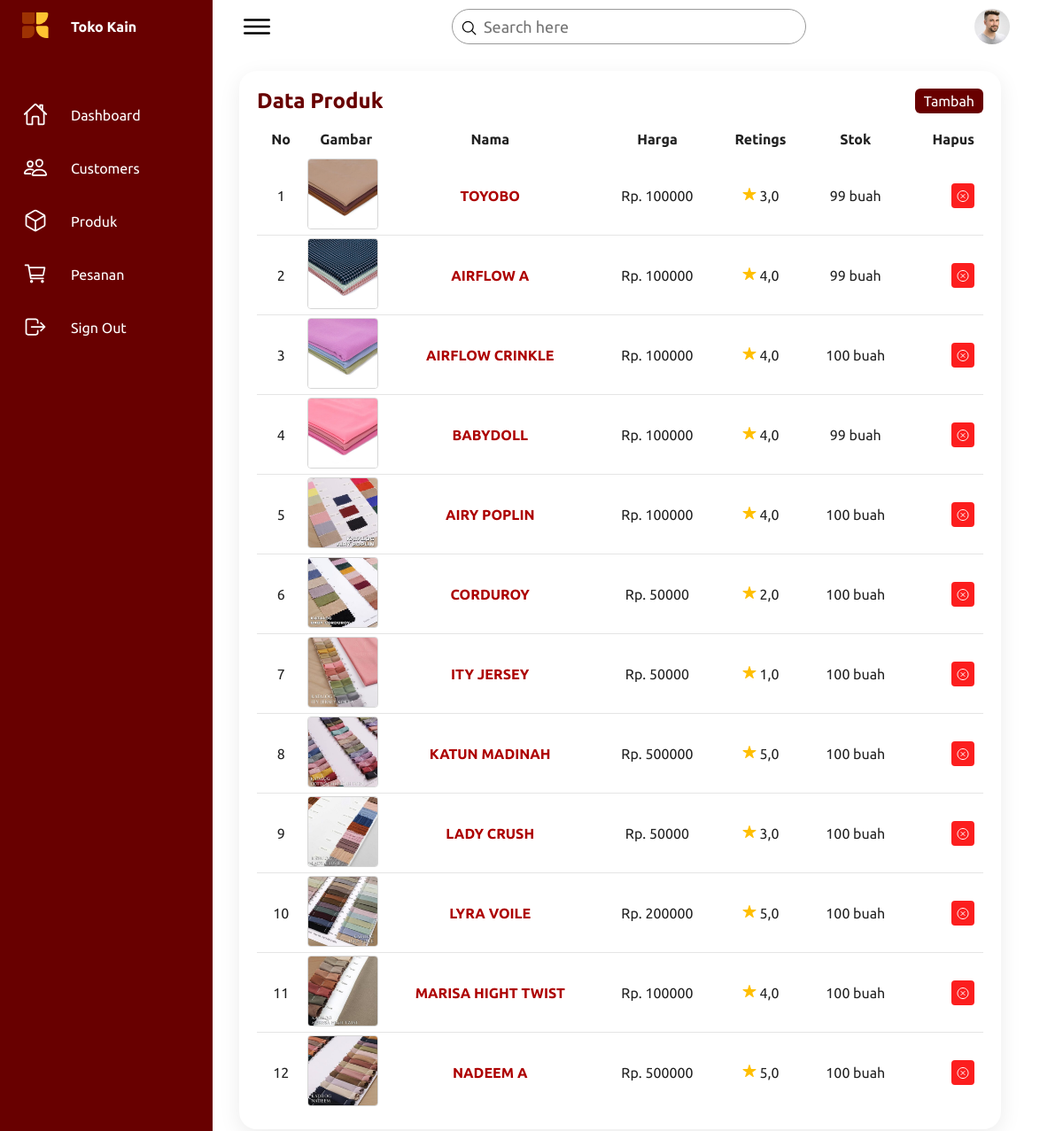
The page /produk-list/ on the database its author committed.
### greenstore_app/models.py (models this page shows, shortened)
class Produk(models.Model):
    img_produk = models.ImageField(upload_to='produk')
    nama_produk = models.CharField(max_length=100)
    rettings = models.FloatField()
    harga = models.IntegerField()
    stok = models.IntegerField(default=0)

### greenstore_app/views.py (the view)
# urls.py: path('produk-list/', BarangListView.as_view(), name='barang'),
class BarangListView(ListView):
    model = Produk
    template_name = 'dsh_barang.html'
    context_object_name = 'produk_list'
    ordering = ['-id']
    def get_context_data(self, **kwargs):
        context = super().get_context_data(**kwargs)
        return context

### templates/dsh_barang.html (shortened to what this page needs)
{% load static %}
<!DOCTYPE html>
<html lang="en">
<head>
    <link rel="stylesheet" href="{% static 'css/dashboard.css' %}">
</head>
<body>
    <div class="container">
        <div class="navigation">
            <ul>
                <li>
                    <a href="">
                        <span class="icon">
                            <img src="{% static 'img/logo.svg' %}" alt="Toko Kain" style="width: 30px;">
                        </span>
                        <span class="title" style="font-weight: bold;">Toko Kain</span>
                    </a>
                </li>
                <li>
                    <a href="{% url 'dashboard' %}">
                        <span class="icon">
                            <ion-icon name="home-outline"></ion-icon>
                        </span>
                        <span class="title">Dashboard</span>
                    </a>
                </li>
                <li>
                    <a href="{% url 'customor' %}">
                        <span class="icon">
                            <ion-icon name="people-outline"></ion-icon>
                        </span>
                        <span class="title">Customers</span>
                    </a>
                </li>
                <li>
                    <a href="{% url 'barang' %}">
                        <span class="icon">
                            <ion-icon name="cube-outline"></ion-icon>
                        </span>
                        <span class="title">Produk</span>
                    </a>
                </li>
                <li>
                    <a href="{% url 'pesanan' %}">
                        <span class="icon">
                            <ion-icon name="cart-outline"></ion-icon>
                        </span>
                        <span class="title">Pesanan</span>
                    </a>
                </li>
                <li>
                    <a href="">
                        <span class="icon">
                            <ion-icon name="log-out-outline"></ion-icon>
                        </span>
                        <span class="title">Sign Out</span>
                    </a>
                </li>
            </ul>
        </div>
        <div class="main">
            <div class="topbar">
                <div class="toggle">
                    <ion-icon name="menu-outline"></ion-icon>
                </div>
                <div class="search">
                    <label>
                        <input type="text" placeholder="Search here">
                        <ion-icon name="search-outline"></ion-icon>
                    </label>
                </div>
                <div class="user">
                    <img src="{% static 'img/customer01.jpg' %}" alt="user">
                </div>
            </div>
            <div class="details">
                <div class="recentOrders">
                    <div class="cardHeader">
                        <h2>Data Produk</h2>
                        <a href="#" class="btn" onclick="window.dialog.showModal();">Tambah</a>
                    </div>
                    <table>
                        <thead>
                            <tr style="text-align: center;">
                                <td>No</td>
                                <td>Gambar</td>
                                <td>Nama</td>
                                <td>Harga</td>
                                <td>Retings</td>
                                <td>Stok</td>
                                <td>Hapus</td>
                            </tr>
                        </thead>
                        <tbody>
                            {% for produk in produk_list %}
                                <tr>
                                    <td style="text-align: center;">{{ forloop.counter }}</td>
                                    <td style="width: 80px; height: 80px; padding: 3px;">
                                        <img src="{{ produk.img_produk.url }}" alt="{{ produk.nama_produk }}" style="width: 80px; height: 80px; border: 1px solid rgb(214, 214, 214); border-radius: 4px;">
                                    </td>
                                    <td >
                                        <a href="#" class="edit-produk-btn" data-produk-id="{{ produk.id }}">
                                            {{ produk.nama_produk }}
                                        </a>
                                    </td>
                                    <td style="text-align: center;">Rp. {{ produk.harga }}</td>
                                    <td style="text-align: center;">
                                        <ion-icon name="star" style="color:rgb(255, 191, 0);"></ion-icon> {{ produk.rettings }}
                                    </td>
                                    <td style="text-align: center;">{{ produk.stok }} buah</td>
                                    <td>
                                        <a href="#" class="delete-user-btn" data-user-id="{{ produk.id }}" style="background-color: rgb(252, 30, 30); padding:5px; border-radius: 4px; color: white;">
                                            <ion-icon name="close-circle-outline" style="transform: translateY(2.5px);"></ion-icon>
                                        </a>
                                    </td>
                                </tr>
                            {% endfor %}
                        </tbody>
                    </table>
                </div>
            </div>
        </div>
    </div>
</body>
</html>

### static/css/dashboard.css (style rules this page uses)
* { font-family: "Ubuntu", sans-serif; margin: 0; padding: 0; box-sizing: border-box; }
:root { --satu: #FFC331; --dua: #ad0000; --blue: #680000; --white: #fff; --gray: #f5f5f5; --black1: #222; --black2: #999; --vs-primary: 29 92 255; }
body { min-height: 100vh; overflow-x: hidden; }
.container { position: relative; width: 100%; }
.navigation { position: fixed; width: 240px; height: 100%; background: var(--blue); border-left: 10px solid var(--blue); transition: 0.5s; overflow: hidden; }
.navigation ul { position: absolute; top: 0; left: 0; width: 100%; }
.navigation ul li { position: relative; width: 100%; list-style: none; border-top-left-radius: 30px; border-bottom-left-radius: 30px; }
.navigation ul li:nth-child(1) { margin-bottom: 40px; pointer-events: none; }
.navigation ul li a { position: relative; display: block; width: 100%; display: flex; text-decoration: none; color: var(--white); }
.navigation ul li a .icon { position: relative; display: block; min-width: 60px; height: 60px; line-height: 75px; text-align: center; }
.navigation ul li a .icon ion-icon { font-size: 1.75rem; }
.navigation ul li a .title { position: relative; display: block; padding: 0 10px; height: 60px; line-height: 60px; text-align: start; white-space: nowrap; }
.main { position: absolute; width: calc(100% - 300px); left: 250px; min-height: 100vh; background: var(--white); transition: 0.5s; }
.topbar { width: 100%; height: 60px; display: flex; justify-content: space-between; align-items: center; padding: 0 10px; }
.toggle { position: relative; width: 60px; height: 60px; display: flex; justify-content: center; align-items: center; font-size: 2.5rem; cursor: pointer; }
.search { position: relative; width: 400px; margin: 0 10px; }
.search label { position: relative; width: 100%; }
.search label input { width: 100%; height: 40px; border-radius: 40px; padding: 5px 20px; padding-left: 35px; font-size: 18px; outline: none; border: 1px solid var(--black2); }
.search label ion-icon { position: absolute; top: 0; left: 10px; font-size: 1.2rem; }
.user { position: relative; width: 40px; height: 40px; border-radius: 50%; overflow: hidden; cursor: pointer; }
.user img { position: absolute; top: 0; left: 0; width: 100%; height: 100%; object-fit: cover; }
.details { position: relative; width: 100%; padding: 20px; display: grid; grid-template-columns: 1fr; grid-gap: 30px; }
.details .recentOrders { position: relative; min-height: 500px; background: var(--white); padding: 20px; box-shadow: 0 7px 25px rgba(0, 0, 0, 0.08); border-radius: 20px; }
.details .cardHeader { display: flex; justify-content: space-between; align-items: flex-start; }
.cardHeader h2 { font-weight: 600; color: var(--blue); }
.cardHeader .btn { position: relative; padding: 5px 10px; background: var(--blue); text-decoration: none; color: var(--white); border-radius: 6px; }
.details table { width: 100%; border-collapse: collapse; margin-top: 10px; }
.details table thead td { font-weight: 600; }
.details .recentOrders table tr { color: var(--black1); border-bottom: 1px solid rgba(0, 0, 0, 0.1); }
.details .recentOrders table tbody tr td a { color: var(--dua); text-decoration: none; font-weight: bold; text-transform: uppercase; }
.details .recentOrders table tr:last-child { border-bottom: none; }
.details .recentOrders table tr td { padding: 10px; }
.details .recentOrders table tr td:last-child { text-align: end; }
.details .recentOrders table tr td:nth-child(2) { text-align: end; }
.details .recentOrders table tr td:nth-child(3) { text-align: center; }

### rows shown on the page
Produk: img_produk (picture), nama_produk "TOYOBO", harga "100000", rettings "3,0", stok "99"
Produk: img_produk (picture), nama_produk "AIRFLOW A", harga "100000", rettings "4,0", stok "99"
Produk: img_produk (picture), nama_produk "AIRFLOW CRINKLE", harga "100000", rettings "4,0", stok "100"
Produk: img_produk (picture), nama_produk "BABYDOLL", harga "100000", rettings "4,0", stok "99"
Produk: img_produk (picture), nama_produk "AIRY POPLIN", harga "100000", rettings "4,0", stok "100"
Produk: img_produk (picture), nama_produk "CORDUROY", harga "50000", rettings "2,0", stok "100"
Produk: img_produk (picture), nama_produk "ITY JERSEY", harga "50000", rettings "1,0", stok "100"
Produk: img_produk (picture), nama_produk "KATUN MADINAH", harga "500000", rettings "5,0", stok "100"
Produk: img_produk (picture), nama_produk "LADY CRUSH", harga "50000", rettings "3,0", stok "100"
Produk: img_produk (picture), nama_produk "LYRA VOILE", harga "200000", rettings "5,0", stok "100"
Produk: img_produk (picture), nama_produk "MARISA HIGHT TWIST", harga "100000", rettings "4,0", stok "100"
Produk: img_produk (picture), nama_produk "NADEEM A", harga "500000", rettings "5,0", stok "100"
